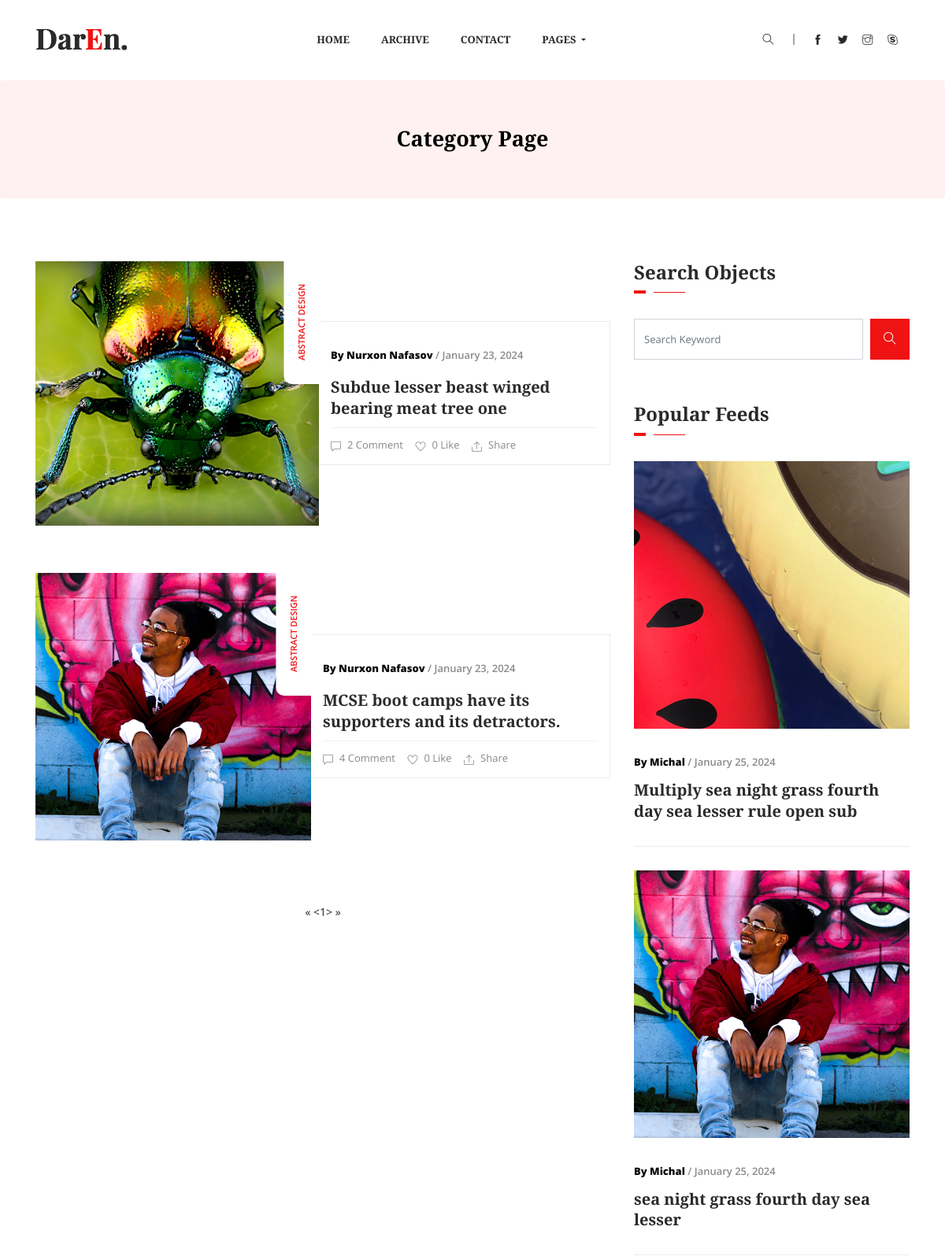
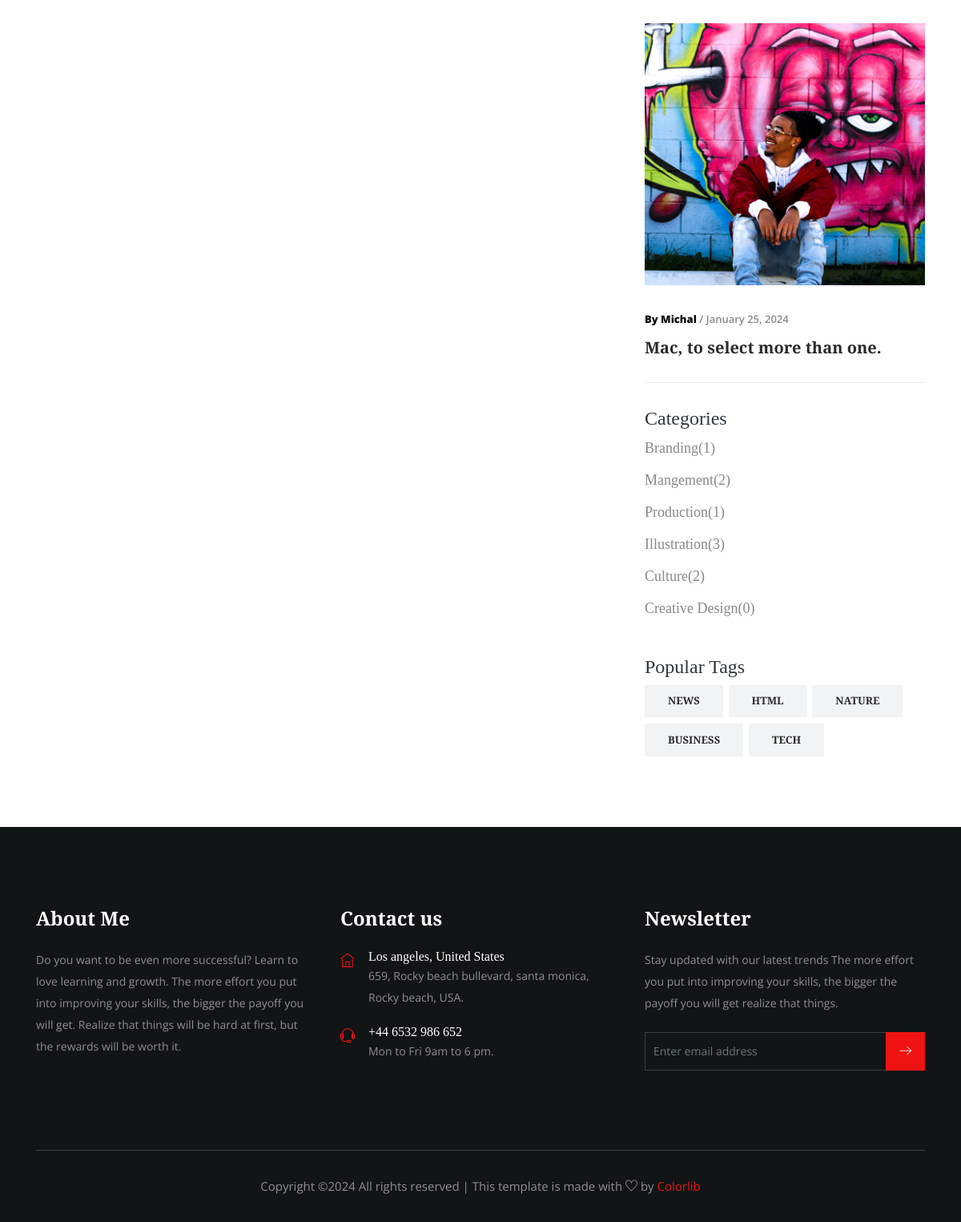
Screenshot of /article/category/list/?cat=Culture with the database file from the repository (2 pictures, top to bottom).
### article/models.py (models this page shows, shortened)
class Article(models.Model):
    category = models.ForeignKey(Category, on_delete=models.SET_NULL, null=True, blank=True)
    author = models.ForeignKey(Author, on_delete=models.SET_NULL, null=True, blank=True)
    tags = models.ManyToManyField(Tags, )
    title = models.CharField(max_length=255)
    slug = models.SlugField(editable=True, )
    image = models.ImageField(upload_to='articles/', )
    modified_date = models.DateTimeField(auto_now=True)
    created_date = models.DateTimeField(auto_now_add=True)

class Author(models.Model):
    name = models.CharField(max_length=255)
    image = models.ImageField(upload_to='articles/author')
    bio = models.TextField()

class Category(models.Model):
    title = models.CharField(max_length=255)
    def __str__(self):
        return self.title

class Tags(models.Model):
    title = models.CharField(max_length=255)
    def __str__(self):
        return self.title

### article/views.py (the view)
# urls.py: path('category/list/', category_view, name='category')
def category_view(request):
    tags = Tags.objects.order_by("-id")
    categories = Category.objects.order_by("-id")
    articles = Article.objects.all()
    category = request.GET.get('cat')
    tag = request.GET.get('tag')
    q = request.GET.get('q')
    if q:
        q = Q(title__icontains=q)
        articles = articles.filter(q).order_by('-id')
    if category:
        articles = articles.filter(category__title__exact=category)
    if tag:
        articles = articles.filter(tags__title__exact=tag)
    paginator = Paginator(articles, 8)
    page = request.GET.get('page')
    articles = paginator.get_page(page)
    context = {
        'objects': articles,
        'tags': tags,
        'categories': categories,
    }
    return render(request, 'article/category.html', context)

### main/templatetags/footer_article.py (called while the page is built)
@register.simple_tag
def footer_article():
    return Article.objects.order_by("-id")[:3]

### templates/article/category.html (shortened to what this page needs)
{% extends 'base.html' %}
{% load static %}
{% block content %}
    {% load footer_article %}
    {% footer_article as footer_article %}
    <section class="breadcrumb breadcrumb_bg">
        <div class="container">
            <div class="row">
                <div class="col-lg-12">
                    <div class="breadcrumb_iner text-center">
                        <div class="breadcrumb_iner_item">
                            <h2>Category Page</h2>
                        </div>
                    </div>
                </div>
            </div>
        </div>
    </section>
    <section class="all_post section_padding">
        <div class="container">
            <div class="row">
                <div class="col-lg-8">
                    {% for object in objects %}
                        <div class="single_post media post_3">
                            <div class="single_post_img">
                                <img src="{{ object.image.url }}" alt>
                                <a href="{% url 'article:category' %}?cat={{ object.category.title }}"
                                   class="category_btn">abstract design</a>
                            </div>
                            <div class="post_text_1 media-body align-self-center">
                                <p><span> By {{ object.author.name }}</span> / {{ object.created_date|date:'F d, Y' }}</p>
                                <a href="{% url 'article:article_detail' object.slug %}">
                                    <h3>{{ object.title|safe|slice:'80' }}</h3>
                                </a>
                                <div class="post_icon">
                                    <ul>
                                        <li><i class="ti-comment"></i>{{ object.comment_set.count }} Comment</li>
                                        <li><i class="ti-heart"></i>0 Like</li>
                                        <li><i class="ti-export"></i>Share</li>
                                    </ul>
                                </div>
                            </div>
                        </div>
                    {% endfor %}
                    <div class="load_btn text-center">
                        {% include 'paginator.html' with object_list=objects %}
                    </div>
                </div>
                <div class="col-lg-4">
                    <div class="sidebar_widget">
                        <div class="sidebar_tittle">
                            <h3>Search Objects</h3>
                        </div>
                        <form action="#">
                            <div class="form-group">
                                <div class="input-group mb-3">
                                    <input name="q" type="text" class="form-control" placeholder="Search Keyword"
                                           onfocus="this.placeholder = ''" onblur="this.placeholder = 'Search Keyword'">
                                    <div class="input-group-append">
                                        <button class="btn" type="button"><i class="ti-search"></i></button>
                                    </div>
                                </div>
                            </div>
                        </form>
                        <div class="sidebar_tittle">
                            <h3>Popular Feeds</h3>
                        </div>
                        {% for foo in footer_article %}
                            <div class="single_catagory_post post_2 single_border_bottom">
                                <div class="category_post_img">
                                    <img src="{{ foo.image.url }}" alt>
                                </div>
                                <div class="post_text_1 pr_30">
                                    <p><span> By Michal</span> / {{ foo.created_date|date:'F d, Y' }}</p>
                                    <a href="{% url 'article:article_detail' foo.slug %}">
                                        <h3>{{ foo.title|safe|slice:'60' }}</h3>
                                    </a>
                                </div>
                            </div>
                        {% endfor %}
                    </div>
                    <div class="sidebar_tittle">
                        <h3>Categories</h3>
                    </div>
                    <div class="single_catagory_item category">
                        <ul class="list-unstyled">
                            {% for category in categories %}
                                <li>
                                    <a href="{% url 'article:category' %}?cat={{ category.title }}">{{ category }}({{ category.article_set.count }})</a>
                                </li>
                            {% endfor %}
                        </ul>
                    </div>
                    <div class="sidebar_tittle">
                        <h3>Popular Tags</h3>
                    </div>
                    <div class="single_catagory_item tags">
                        <ul class="list-unstyled">
                            {% for tag in tags %}
                                <li><a href="{% url 'article:category' %}?tag={{ tag.title }}">{{ tag }}</a></li>
                            {% endfor %}
                        </ul>
                    </div>
                </div>
            </div>
        </div>
    </section>
{% endblock %}

### rows the page displays
Article: image (picture), author.name "Nurxon Nafasov", created_date "January 23, 2024", title "Subdue lesser beast winged bearing meat tree one", comment_set.count "2"
Article: image (picture), author.name "Nurxon Nafasov", created_date "January 23, 2024", title "MCSE boot camps have its supporters and its detractors.", comment_set.count "4"
Article: image (picture), created_date "January 25, 2024", title "Multiply sea night grass fourth day sea lesser rule open sub"
Article: image (picture), created_date "January 25, 2024", title "sea night grass fourth day sea lesser"
Article: image (picture), created_date "January 25, 2024", title "Mac, to select more than one."
Category: title "Branding", article_set.count "1"
Category: title "Mangement", article_set.count "2"
Category: title "Production", article_set.count "1"
Category: title "Illustration", article_set.count "3"
Category: title "Culture", article_set.count "2"
Category: title "Creative Design", article_set.count "0"
Tags: title "NEWS"
Tags: title "HTML"
Tags: title "NATURE"
Tags: title "BUSINESS"
Tags: title "TECH"

### other values shown
{{ i }} "1"
